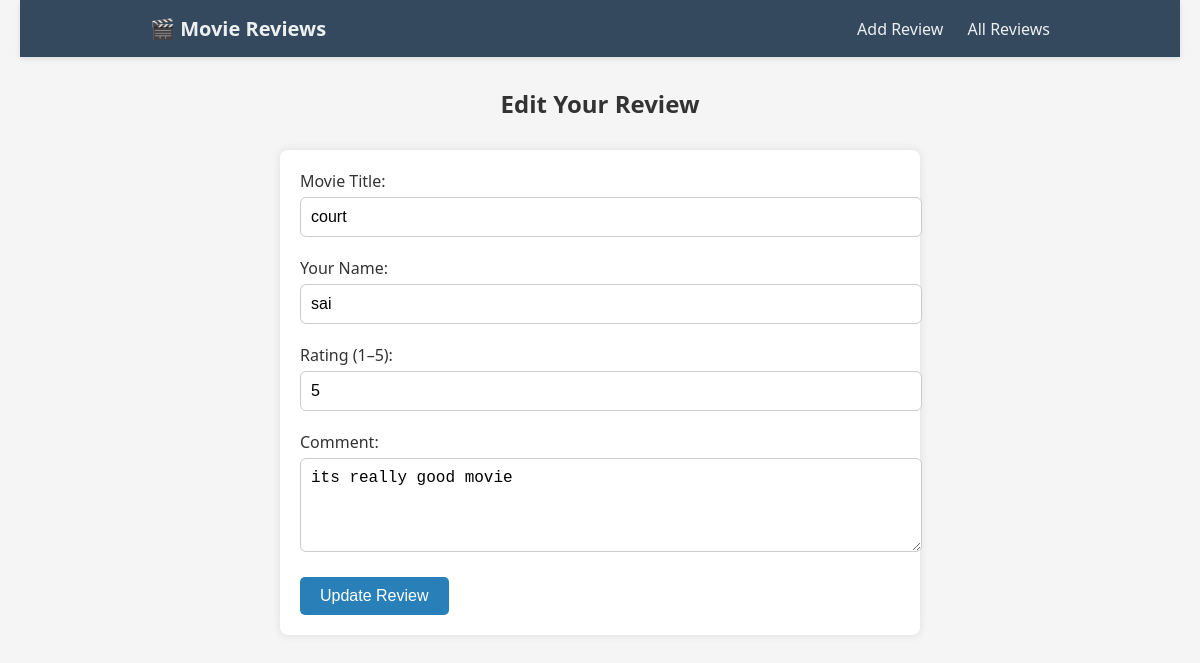
Screenshot of /edit/1 with the database file from the repository.
### tables this page shows
CREATE TABLE reviews (
    id INTEGER PRIMARY KEY AUTOINCREMENT,
    movie_title TEXT NOT NULL,
    reviewer_name TEXT NOT NULL,
    rating INTEGER NOT NULL,
    comment TEXT
);

### app.py (the view, shortened to what this page needs)
@app.route('/edit/<int:review_id>', methods=['GET', 'POST'])
def edit_review(review_id):
    conn = get_db()
    review = conn.execute("SELECT * FROM reviews WHERE id = ?", (review_id,)).fetchone()
    conn.close()
    return render_template('edit_review.html', review=review)

### app.py (called while the page is built)
def get_db():
    conn = sqlite3.connect('movies.db')
    conn.row_factory = sqlite3.Row
    return conn

### templates/edit_review.html (shortened to what this page needs)
<!DOCTYPE html>
<html>
<head>
  <link rel="stylesheet" href="{{ url_for('static', filename='style.css') }}">
</head>
<body>
<nav class="navbar">
  <div class="nav-container">
    <a href="/" class="brand">🎬 Movie Reviews</a>
    <div class="nav-links">
      <a href="/add">Add Review</a>
      <a href="/reviews">All Reviews</a>
    </div>
  </div>
</nav>
<h2 class="center">Edit Your Review</h2>
<form method="POST" class="form-box">
  <label>Movie Title:</label>
  <input type="text" name="title" value="{{ review.movie_title }}" required><br>
  <label>Your Name:</label>
  <input type="text" name="name" value="{{ review.reviewer_name }}" required><br>
  <label>Rating (1–5):</label>
  <input type="number" name="rating" value="{{ review.rating }}" min="1" max="5" required><br>
  <label>Comment:</label>
  <textarea name="comment" rows="4" cols="40" required>{{ review.comment }}</textarea><br>
  <button type="submit">Update Review</button>
</form>
</body>
</html>

### static/style.css (style rules this page uses)
body { font-family: 'Segoe UI', sans-serif; background-color: #f5f5f5; margin: 0; padding: 0 20px; color: #333; }
h2.center { text-align: center; margin-top: 20px; }
.navbar { background-color: #34495e; padding: 15px 20px; box-shadow: 0 2px 6px rgba(0,0,0,0.1); margin-bottom: 30px; }
.nav-container { display: flex; justify-content: space-between; align-items: center; max-width: 900px; margin: 0 auto; }
.navbar .brand { color: #ecf0f1; font-weight: bold; font-size: 20px; text-decoration: none; }
.nav-links a { margin-left: 20px; text-decoration: none; color: #ecf0f1; font-weight: 500; transition: color 0.2s; }
.form-box { max-width: 600px; background-color: #fff; padding: 20px; margin: 30px auto; border-radius: 8px; box-shadow: 0 0 10px rgba(0,0,0,0.1); }
input, textarea { width: 100%; padding: 10px; margin-top: 5px; margin-bottom: 20px; border: 1px solid #ccc; border-radius: 6px; font-size: 16px; }
button { padding: 10px 20px; background-color: #2980b9; color: white; border: none; border-radius: 5px; font-size: 16px; cursor: pointer; }

### rows the page displays
reviews: title "court", name "sai", rating "5", comment "its really good movie"
